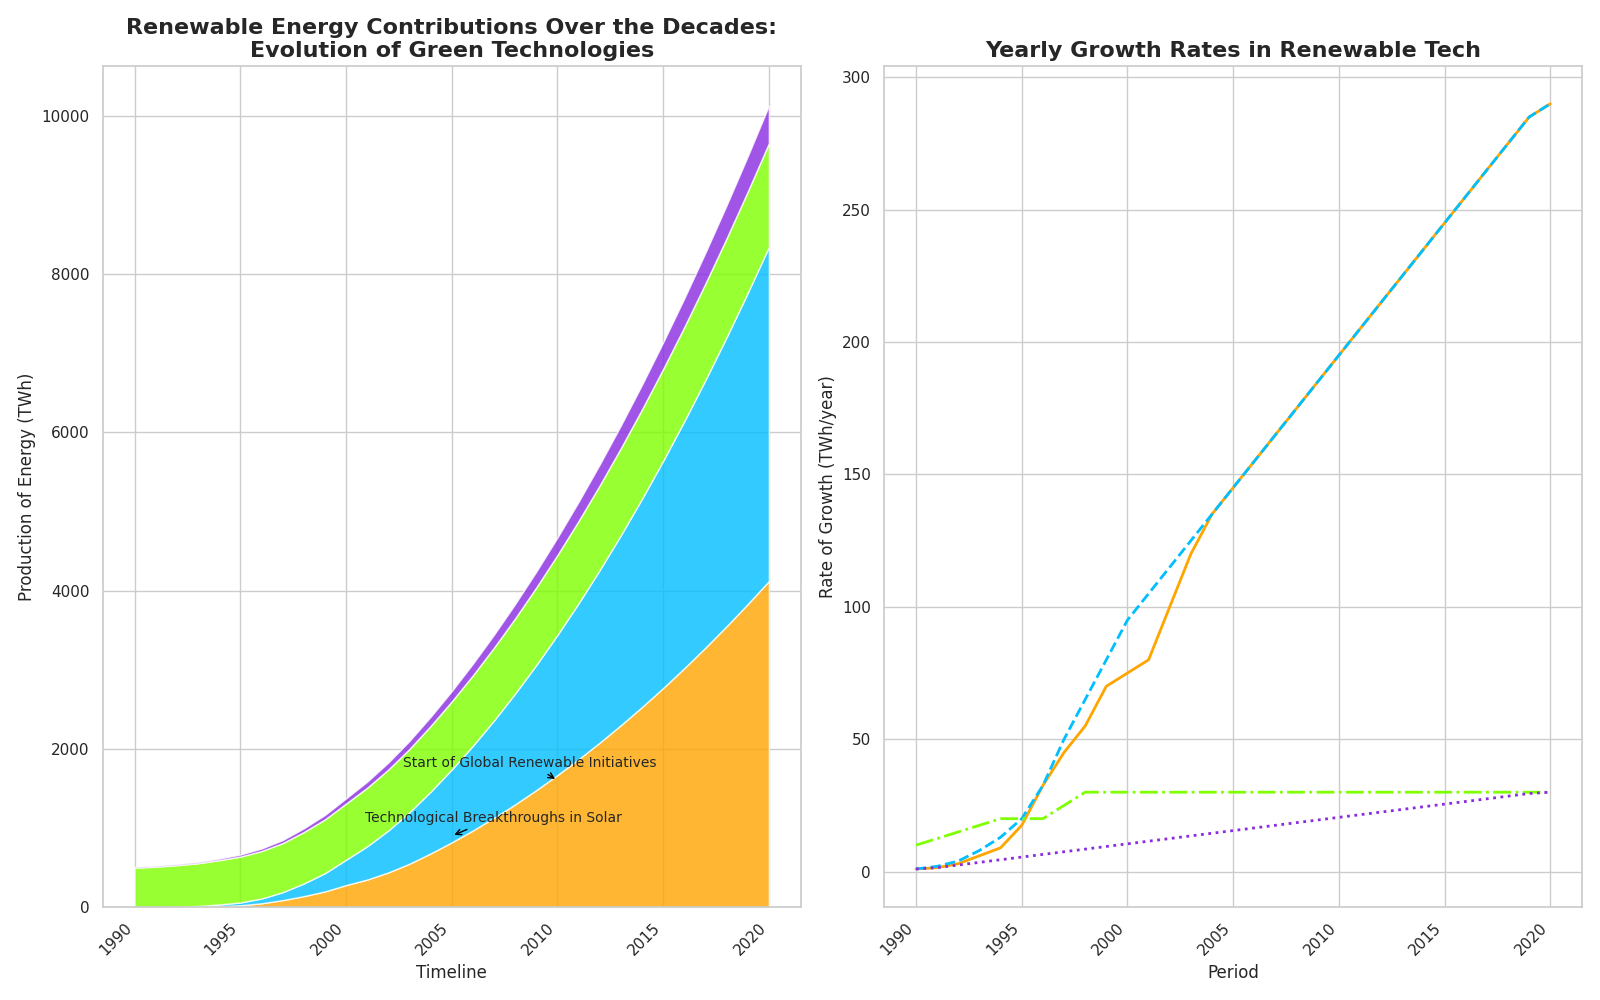

Write Python code to recreate this figure.
import matplotlib.pyplot as plt
import numpy as np
from matplotlib.gridspec import GridSpec

years = np.arange(1990, 2021)

solar_energy = np.array([0, 1, 3, 7, 15, 25, 50, 90, 140, 200, 280, 350, 440, 550, 680, 820, 970, 1130, 1300, 1480, 1670, 1870, 2080, 2300, 2530, 2770, 3020, 3280, 3550, 3830, 4120])
wind_energy = np.array([0, 1, 4, 9, 20, 35, 60, 100, 160, 230, 320, 420, 530, 650, 780, 920, 1070, 1230, 1400, 1580, 1770, 1970, 2180, 2400, 2630, 2870, 3120, 3380, 3650, 3930, 4220])
hydroelectric_energy = np.array([500, 510, 525, 540, 560, 580, 600, 620, 650, 680, 710, 740, 770, 800, 830, 860, 890, 920, 950, 980, 1010, 1040, 1070, 1100, 1130, 1160, 1190, 1220, 1250, 1280, 1310])
geothermal_energy = np.array([10, 11, 13, 16, 20, 25, 31, 38, 46, 55, 65, 76, 88, 101, 115, 130, 146, 163, 181, 200, 220, 241, 263, 286, 310, 335, 361, 388, 416, 445, 475])

growth_rate_solar = np.gradient(solar_energy)
growth_rate_wind = np.gradient(wind_energy)
growth_rate_hydroelectric = np.gradient(hydroelectric_energy)
growth_rate_geothermal = np.gradient(geothermal_energy)

fig = plt.figure(figsize=(16, 10))
gs = GridSpec(1, 2, figure=fig)

ax1 = fig.add_subplot(gs[0, 0])
ax1.stackplot(years, solar_energy, wind_energy, hydroelectric_energy, geothermal_energy,
              colors=['#FFA500', '#00BFFF', '#7FFF00', '#8A2BE2'], alpha=0.8)

# Randomly shuffled titles and labels
ax1.set_title('Renewable Energy Contributions Over the Decades:\nEvolution of Green Technologies',
              fontsize=16, fontweight='bold')
ax1.set_xlabel('Timeline', fontsize=12)
ax1.set_ylabel('Production of Energy (TWh)', fontsize=12)
ax1.set_xticks(np.arange(1990, 2021, 5))
ax1.set_xticklabels(np.arange(1990, 2021, 5), rotation=45, ha='right')

# Swapped annotation texts
ax1.annotate('Technological Breakthroughs in Solar', (2005, 900), 
             textcoords="offset points", xytext=(30, 10), ha='center', fontsize=10,
             arrowprops=dict(arrowstyle='->', color='black'))
ax1.annotate('Start of Global Renewable Initiatives', (2010, 1600),
             textcoords="offset points", xytext=(-20, 10), ha='center', fontsize=10,
             arrowprops=dict(arrowstyle='->', color='black'))

ax2 = fig.add_subplot(gs[0, 1])
ax2.plot(years, growth_rate_solar, color='#FFA500', linewidth=2, linestyle='-')
ax2.plot(years, growth_rate_wind, color='#00BFFF', linewidth=2, linestyle='--')
ax2.plot(years, growth_rate_hydroelectric, color='#7FFF00', linewidth=2, linestyle='-.')
ax2.plot(years, growth_rate_geothermal, color='#8A2BE2', linewidth=2, linestyle=':')

# Changed title of the second subplot
ax2.set_title('Yearly Growth Rates in Renewable Tech', fontsize=16, fontweight='bold')
ax2.set_xlabel('Period', fontsize=12)
ax2.set_ylabel('Rate of Growth (TWh/year)', fontsize=12)
ax2.set_xticks(np.arange(1990, 2021, 5))
ax2.set_xticklabels(np.arange(1990, 2021, 5), rotation=45, ha='right')

plt.tight_layout()
plt.show()
